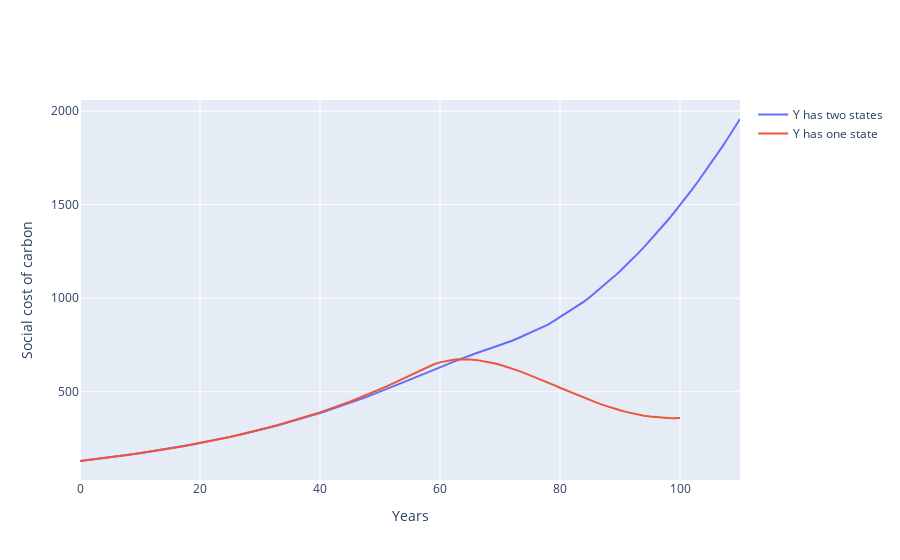

The notebook cell this image was saved under:
### Code cell
# TODO: scc comparison
fig = go.Figure()
fig.add_trace(go.Scatter(x=np.arange(len(scc)), y=scc, name="Y has two states"))
fig.add_trace(go.Scatter(x=np.arange(len(scc_1)), y=scc_1, name="Y has one state"))
fig.update_xaxes(title="Years")
fig.update_yaxes(title="Social cost of carbon")
